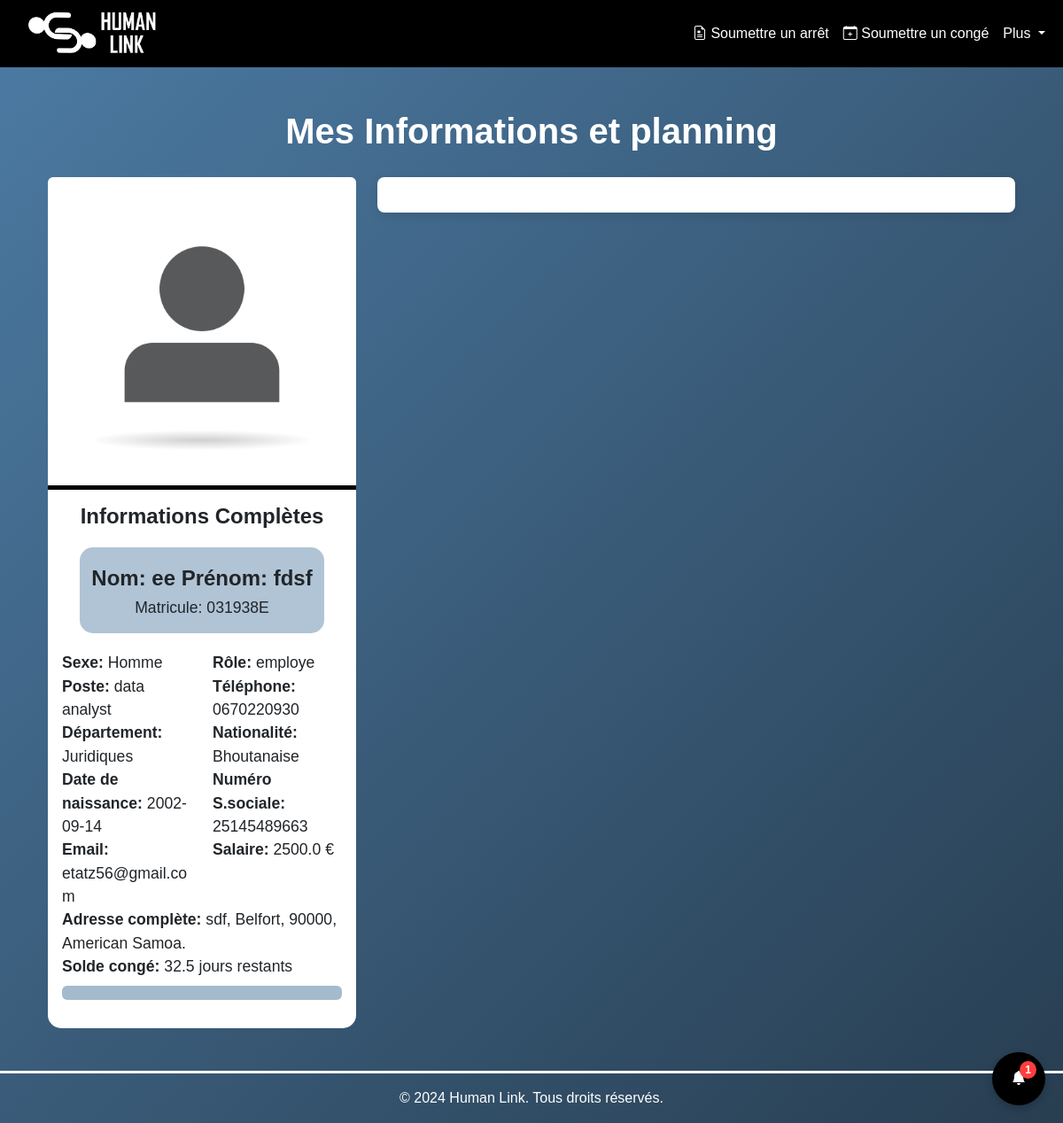
The page /voir_mes_infos (signed in) on the database its author committed.
### tables this page shows
CREATE TABLE utilisateurs(
            id TEXT PRIMARY KEY,
            nom TEXT,
            prenom TEXT,
            date_naissance DATE,
            poste TEXT,
            departement TEXT,
            email TEXT UNIQUE,
            mot_de_passe TEXT,
            solde_congé FLOAT,
            salaire FLOAT,
            dernier_mois_maj TEXT,
            role TEXT,
            photo TEXT DEFAULT 'default.jpg',
            sexualite TEXT CHECK (sexualite IN ('Homme', 'Femme')),
            telephone TEXT,
            adresse TEXT,
            ville TEXT,
            code_postal TEXT,
            pays TEXT,
            nationalite TEXT,
            numero_securite_sociale TEXT,
            date_embauche DATE,
            type_contrat TEXT CHECK (type_contrat IN ('CDI', 'CDD', 'Alternance', 'Stage', 'Freelance')),
            is_director BOOLEAN DEFAULT 0,
            teletravail_max INTEGER DEFAULT 0
        );

### app.py (the view)
@app.route("/voir_mes_infos")
def voir_mes_infos():
    if 'email' not in session or session['role'] == "admin":
        flash("Vous devez être connecté pour accéder à cette page.")
        return redirect(url_for('login'))
    email = session['email']
    user_id = session['id']
    notifications = récupérer_notifications(email)
    nombre_notifications_non_lues = récupérer_nombre_notifications_non_lues(email)
    marquer_notifications_comme_lues(email)
    connexion = connect_db()
    curseur = connexion.cursor()
    curseur.execute("""
        SELECT nom, prenom, date_naissance, poste, departement, email, solde_congé, salaire,
               photo, id, role, sexualite, telephone, adresse, ville, code_postal, pays,
               nationalite, numero_securite_sociale, date_embauche, type_contrat
        FROM utilisateurs WHERE email = ?
    """, (email,))
    resultats = curseur.fetchall()
    connexion.close()
    return render_template(
        "employé_menu.html",
        resultats=resultats,
        role=session.get('role'),
        notifications=notifications,
        nombre_notifications_non_lues=nombre_notifications_non_lues
    )

### app.py (called while the page is built)
def récupérer_notifications(email):
    connexion = connect_db()
    cur = connexion.cursor()
    cur.execute("""
        SELECT id, message, type, created_at, is_read
        FROM notifications
        WHERE email = ?
        ORDER BY created_at DESC
    """, (email,))
    notifications = cur.fetchall()
    connexion.close()
    return [
        {
            'id': n[0],
            'message': n[1],
            'type': n[2],
            'created_at': datetime.strptime(n[3], '%Y-%m-%d %H:%M:%S') if isinstance(n[3], str) else n[3],
            'is_read': n[4]
        }
        for n in notifications
    ]

def récupérer_nombre_notifications_non_lues(email):
    connexion = connect_db()
    cur = connexion.cursor()
    cur.execute("""
        SELECT COUNT(*)
        FROM notifications
        WHERE email = ? AND is_read = 0
    """, (email,))
    count = cur.fetchone()[0]
    connexion.close()
    return count

def marquer_notifications_comme_lues(email):
    connexion = connect_db()
    try:
        cur = connexion.cursor()
        cur.execute("""
            UPDATE notifications
            SET is_read = 1
            WHERE email = ?
        """, (email,))
        connexion.commit()
    except sqlite3.OperationalError as e:
        print(f"Erreur SQLite: {e}")
    finally:
        connexion.close()

@app.template_filter('format_datetime')
def format_datetime(value, format='%d-%m-%Y %H:%M'):
    if isinstance(value, datetime):
        return value.strftime(format)
    try:
        value = datetime.strptime(value, '%Y-%m-%d %H:%M:%S')
        return value.strftime(format)
    except Exception:
        return value

### db_setup.py (called while the page is built)
def connect_db():
    connexion = sqlite3.connect("rh_data.db")
    connexion.row_factory = sqlite3.Row
    return connexion

### templates/employé_menu.html (shortened to what this page needs)
{% extends "employé_base.html" %}
{% block content2 %}
<h1 class="text-center text-white">Mes Informations et planning</h1>
<div class="row d-flex justify-content-between align-items-start" style="margin: 0; padding: 0px; gap: 0px;">
    <div class="col-md-4 d-flex flex-wrap" style="gap: 15px;">
        {% for row in resultats %}
        <div class="card" id="cardPersonaliser">
            <img
                src="{{ url_for('static', filename='uploads/photo_profile/' + row[8]) }}"
                class="card-img-top rounded-top"
                alt="Photo de {{ row[0] }}"
                style="object-fit: cover;"
            >
            <div class="card-body text-dark rounded-bottom" style="font-size: 1.1rem;">
                <h4 class="card-title text-center fw-bold">Informations Complètes</h4>
                <div class="text-center py-3" id="nomEtprenom" style="margin: 20px;">
                    <h4 class="mb-0" style="font-weight: bold; margin: 5px;">
                        Nom: {{ row[0] }}
                        Prénom: {{ row[1] }}
                    </h4>
                    <p class="mb-0" style="margin: 5px;">
                        Matricule: {{ row[9] }}
                    </p>
                </div>
                <p class="card-text mt-3">
                    <div class="row">
                        <div class="col-md-6">
                            <strong>Sexe:</strong> {{ row[11] }}<br>
                            <strong>Poste:</strong> {{ row[3] }}<br>
                            <strong>Département:</strong> {{ row[4] }}<br>
                            <strong>Date de naissance:</strong> {{ row[2] }}<br>
                            <strong>Email:</strong> {{ row[5] }}<br>
                        </div>
                        <div class="col-md-6">
                            <strong>Rôle:</strong> {{ row[10] }}<br>
                            <strong>Téléphone:</strong> {{ row[12] }}<br>
                            <strong>Nationalité:</strong> {{ row[17] }}<br>
                            <strong>Numéro S.sociale:</strong> {{ row[18] }}
                            <strong>Salaire:</strong> {{ row[7] }} €<br>
                        </div>
                    </div>
                    <strong>Adresse complète:</strong>
                    {{ row[13] }}, {{ row[14] }}, {{ row[15] }}, {{ row[16] }}.
                    <br>
                    <strong>Solde congé:</strong> {{ row[6] }} jours restants
                    <div class="progress mt-2">
                        <div
                            class="progress-bar"
                            role="progressbar"
                            style="background-color: #4b79a170; width: {{ (row[6] / 30) * 100 }}%;"
                            aria-valuenow="{{ row[6] }}"
                            aria-valuemin="0"
                            aria-valuemax="30"
                        ></div>
                    </div>
                </p>
            </div>
        </div>
        {% endfor %}
    </div>
    <div class="col-md-8">
        <div id="calendar2" style="height: 100%;"></div>
    </div>
</div>
{% endblock %}

### static/styles.css (style rules this page uses)
body { display: flex; flex-direction: column; min-height: 100vh; margin: 0; font-family: sans-serif; }
h1 { font-weight: bold; }
.card { background: rgba(0, 0, 0, 0.392); border: white; border-radius: 15px; margin-top: 20px; }
#cardPersonaliser { background: rgb(255, 255, 255); border: white; border-radius: 15px; margin-top: 20px; }
.card-img-top { border-bottom: 5px solid black; }
.card-img-top { object-fit: cover; width: 100%; height: 100%; max-height: 382px; }
#calendar2 { max-width: 1000px; margin: 20px auto; background-color: #ffffff; border-radius: 8px; box-shadow: 0 4px 12px rgba(0, 0, 0, 0.1); padding: 20px; }
#nomEtprenom { background: #4b79a170; border: rgb(0, 0, 0); border-radius: 15px; }

### rows shown on the page
utilisateurs: photo (placeholder picture), nom "ee", prenom "fdsf", id "031938E", sexualite "Homme", poste "data analyst", departement "Juridiques", date_naissance "2002-09-14", email "etatz56@gmail.com", role "employe", telephone "0670220930", nationalite "Bhoutanaise", numero_securite_sociale "25145489663", salaire "2500.0", adresse "sdf", ville "Belfort", code_postal "90000", pays "American Samoa", solde_congé "32.5"

### other values the page prints
{{ nombre_notifications_non_lues }} "1"
